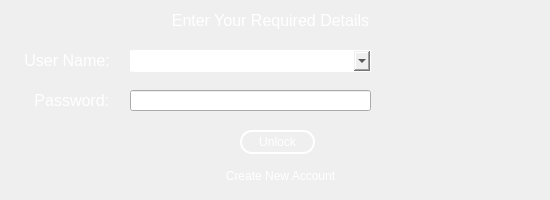
   <widget class="QWidget" name="page_26">
    <widget class="QLabel" name="label_53">
     <property name="geometry">
      <rect>
       <x>0</x>
       <y>10</y>
       <width>541</width>
       <height>21</height>
      </rect>
     </property>
     <property name="font">
      <font>
       <pointsize>12</pointsize>
      </font>
     </property>
     <property name="styleSheet">
      <string notr="true">color: rgb(255, 255, 255)</string>
     </property>
     <property name="text">
      <string>Enter Your Required Details</string>
     </property>
     <property name="alignment">
      <set>Qt::AlignCenter</set>
     </property>
    </widget>
    <widget class="QLineEdit" name="lineEdit_14">
     <property name="geometry">
      <rect>
       <x>130</x>
       <y>90</y>
       <width>241</width>
       <height>21</height>
      </rect>
     </property>
     <property name="styleSheet">
      <string notr="true">QLineEdit{
color: rgb(255, 255, 255)
}
QLineEdit:disabled{
  color: rgb(199, 199, 199);  
}</string>
     </property>
     <property name="text">
      <string/>
     </property>
     <property name="echoMode">
      <enum>QLineEdit::PasswordEchoOnEdit</enum>
     </property>
     <property name="clearButtonEnabled">
      <bool>false</bool>
     </property>
    </widget>
    <widget class="QPushButton" name="unlock_btn_5">
     <property name="enabled">
      <bool>true</bool>
     </property>
     <property name="geometry">
      <rect>
       <x>200</x>
       <y>160</y>
       <width>161</width>
       <height>31</height>
      </rect>
     </property>
     <property name="cursor">
      <cursorShape>PointingHandCursor</cursorShape>
     </property>
     <property name="styleSheet">
      <string notr="true">QPushButton{
  border: none;
  border-radius: 12px;
  padding: 5px;
  color: rgb(255, 255, 255)
}
QPushButton:hover{
  color: rgb(199, 199, 199);  
}
QPushButton:disabled{
  color: rgb(199, 199, 199);  
}</string>
     </property>
     <property name="text">
      <string>Create New Account</string>
     </property>
    </widget>
    <widget class="QStackedWidget" name="stackedWidgetmp_3">
     <property name="geometry">
      <rect>
       <x>400</x>
       <y>40</y>
       <width>131</width>
       <height>71</height>
      </rect>
     </property>
     <property name="currentIndex">
      <number>1</number>
     </property>
     <widget class="QWidget" name="wrongpass_enter_3">
      <widget class="QLabel" name="label_54">
       <property name="geometry">
        <rect>
         <x>10</x>
         <y>30</y>
         <width>91</width>
         <height>20</height>
        </rect>
       </property>
       <property name="styleSheet">
        <string notr="true">color: rgb(255, 0, 0)
</string>
       </property>
       <property name="text">
        <string>Wrong Password!</string>
       </property>
      </widget>
     </widget>
     <widget class="QWidget" name="page_27"/>
    </widget>
    <widget class="QPushButton" name="unlock_btn_6">
     <property name="enabled">
      <bool>true</bool>
     </property>
     <property name="geometry">
      <rect>
       <x>240</x>
       <y>130</y>
       <width>75</width>
       <height>24</height>
      </rect>
     </property>
     <property name="cursor">
      <cursorShape>PointingHandCursor</cursorShape>
     </property>
     <property name="styleSheet">
      <string notr="true">QPushButton{
  border: 1.5px solid white;
  border-radius: 12px;
  padding: 5px;
  color: rgb(255, 255, 255)
}
QPushButton:hover{
  background-color: rgb(199, 199, 199);  
}
QPushButton:disabled{
  color: rgb(199, 199, 199);  
}</string>
     </property>
     <property name="text">
      <string>Unlock</string>
     </property>
    </widget>
    <widget class="QLabel" name="label_55">
     <property name="geometry">
      <rect>
       <x>20</x>
       <y>50</y>
       <width>91</width>
       <height>21</height>
      </rect>
     </property>
     <property name="font">
      <font>
       <pointsize>12</pointsize>
      </font>
     </property>
     <property name="styleSheet">
      <string notr="true">color: rgb(255, 255, 255)</string>
     </property>
     <property name="text">
      <string> User Name:</string>
     </property>
    </widget>
    <widget class="QLabel" name="label_56">
     <property name="geometry">
      <rect>
       <x>30</x>
       <y>90</y>
       <width>91</width>
       <height>21</height>
      </rect>
     </property>
     <property name="font">
      <font>
       <pointsize>12</pointsize>
      </font>
     </property>
     <property name="styleSheet">
      <string notr="true">color: rgb(255, 255, 255)</string>
     </property>
     <property name="text">
      <string> Password:</string>
     </property>
    </widget>
    <widget class="QComboBox" name="comboBox">
     <property name="geometry">
      <rect>
       <x>130</x>
       <y>50</y>
       <width>241</width>
       <height>22</height>
      </rect>
     </property>
     <property name="styleSheet">
      <string notr="true">#comboBox{
 border: 1px solid white #ced4da;
 border-radius: 4 px;
 padding-left: 4px
}

#comboBox::down-down{
 border: 0px
}

#comboBox::down-arrow{
 image: url(:/icon/chevron-down.svg)
}
</string>
     </property>
    </widget>
   </widget>
